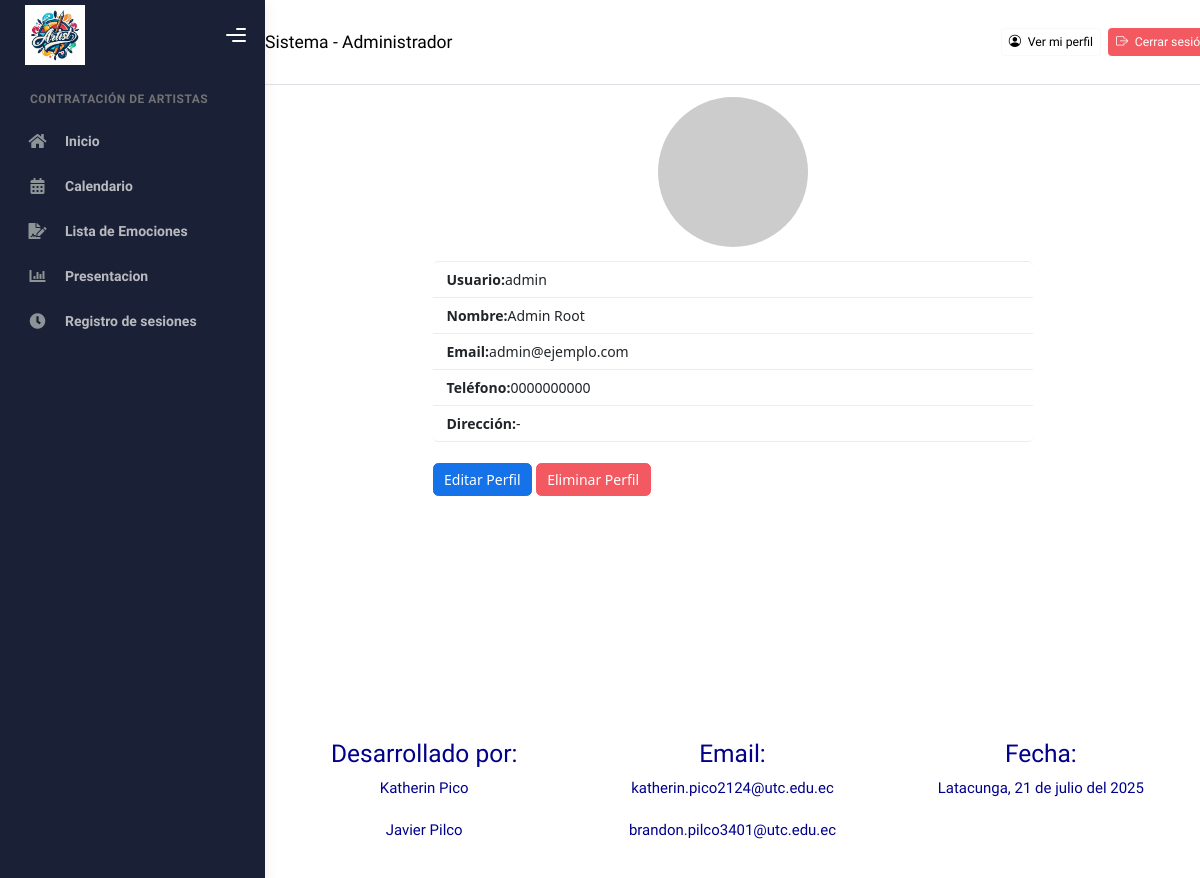
/perfil/ (signed in), run on an earlier commit of the app's database.
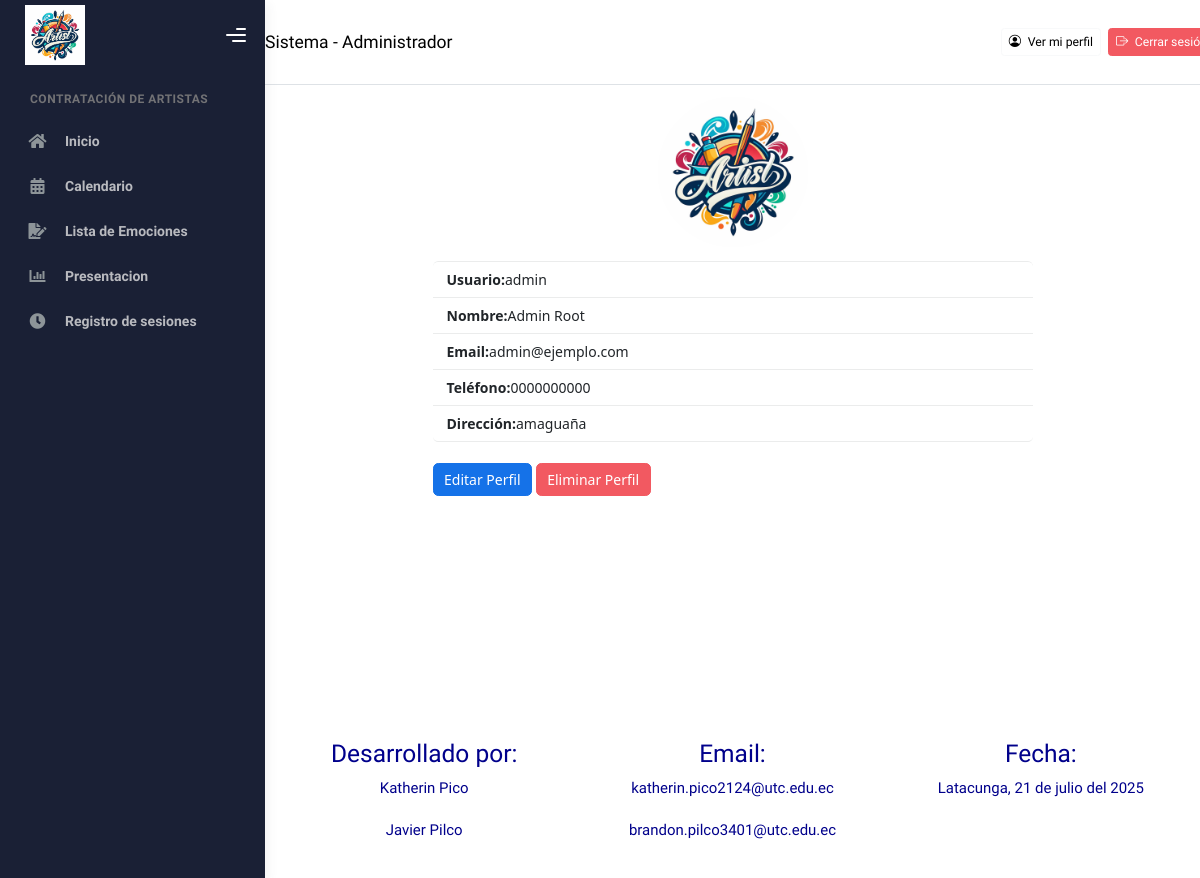
And on a later commit of the database.
### Aplicaciones/Sistema/models.py (models this page shows, shortened)
class Usuario(AbstractUser):
    telefono = models.CharField(max_length=10)
    direccion = models.TextField()
    rol = models.CharField(max_length=20, choices=ROL_CHOICES, default='Usuario')
    verificado = models.BooleanField(default=False)
    bloqueado = models.BooleanField(default=False)
    foto_perfil = models.ImageField(upload_to='usuarios/perfil/', null=True, blank=True)
    groups = models.ManyToManyField(
        Group,
        related_name='usuarios',
        blank=True,
        help_text='Grupos a los que pertenece el usuario.',
        verbose_name='grupos',
    )
    user_permissions = models.ManyToManyField(
        Permission,
        related_name='usuarios_permisos',
        blank=True,
        help_text='Permisos específicos para el usuario.',
        verbose_name='permisos de usuario',
    )

### Aplicaciones/Sistema/views.py (the view)
# urls.py: path('perfil/', views.ver_perfil, name='ver_perfil'),
def ver_perfil(request):
    usuario_id = request.session.get('usuario_id')
    if not usuario_id:
        return redirect('login')
    try:
        usuario = Usuario.objects.get(id=usuario_id)
    except Usuario.DoesNotExist:
        return redirect('login')
    plantilla = 'admin/perfiladmin.html' if usuario.rol == 'Administrador' else 'usuario/perfilusuario.html'
    return render(request, plantilla, {'usuario': usuario})

### Aplicaciones/Sistema/templates/admin/perfiladmin.html (shortened to what this page needs)
{% extends 'admin/plantilla.html' %}
{% load static %}
{% block contenido %}
<!DOCTYPE html>
<html lang="es">
<head>
    <link href="https://cdn.jsdelivr.net/npm/bootstrap@5.3.0/dist/css/bootstrap.min.css" rel="stylesheet" />
</head>
<body>
<div class="container mt-5" style="max-width: 600px;">
    <h2 class="mb-4">Perfil Administrador</h2>
    <div class="text-center mb-3">
        {% if usuario.foto_perfil %}
            <img src="{{ usuario.foto_perfil.url }}" alt="Foto de perfil" class="rounded-circle" width="150" height="150">
        {% else %}
            <img src="https://via.placeholder.com/150" alt="Foto de perfil" class="rounded-circle">
        {% endif %}
    </div>
    <ul class="list-group">
        <li class="list-group-item"><strong>Usuario:</strong> {{ usuario.username }}</li>
        <li class="list-group-item"><strong>Nombre:</strong> {{ usuario.first_name }} {{ usuario.last_name }}</li>
        <li class="list-group-item"><strong>Email:</strong> {{ usuario.email }}</li>
        <li class="list-group-item"><strong>Teléfono:</strong> {{ usuario.telefono }}</li>
        <li class="list-group-item"><strong>Dirección:</strong> {{ usuario.direccion }}</li>
    </ul>
    <div class="mt-4">
        <a href="{% url 'editar_perfil' %}" class="btn btn-primary">Editar Perfil</a>
        <a href="{% url 'eliminar_perfil' %}" class="btn btn-danger">Eliminar Perfil</a>
    </div>
</div>
</body>
</html>
{% endblock %}

### Aplicaciones/Sistema/templates/admin/plantilla.html (shortened to what this page needs)
{% load static %}
<!DOCTYPE html>
<html lang="es">
  <head>
    <link href="https://cdn.jsdelivr.net/npm/bootstrap@5.3.3/dist/css/bootstrap.min.css" rel="stylesheet">
    <link rel="stylesheet" href="https://cdn.datatables.net/1.13.6/css/jquery.dataTables.min.css">
    <link rel="stylesheet" href="https://cdn.datatables.net/buttons/2.4.2/css/buttons.dataTables.min.css">
    <link rel="stylesheet" href="https://cdnjs.cloudflare.com/ajax/libs/bootstrap-fileinput/5.5.4/css/fileinput.min.css" />
    <link rel="stylesheet" href="https://cdnjs.cloudflare.com/ajax/libs/bootstrap/5.3.3/css/bootstrap.min.css" />
    <link rel="stylesheet" href="https://cdnjs.cloudflare.com/ajax/libs/font-awesome/6.7.2/css/all.min.css" />
    <link href="https://cdn.jsdelivr.net/npm/bootstrap@5.3.3/dist/css/bootstrap.min.css" rel="stylesheet">
    <link rel="stylesheet" href="https://cdn.jsdelivr.net/npm/bootstrap-icons@1.10.5/font/bootstrap-icons.css">
    <link rel="stylesheet" href="{% static 'plantilla/kaiadmin/assets/css/bootstrap.min.css' %}" />
    <link rel="stylesheet" href="{% static 'plantilla/kaiadmin/assets/css/plugins.min.css' %}" />
    <link rel="stylesheet" href="{% static 'plantilla/kaiadmin/assets/css/kaiadmin.min.css' %}" />
    <link rel="stylesheet" href="{% static 'plantilla/kaiadmin/assets/css/demo.css' %}" />
  </head>
  <body>
    <div class="wrapper">
      <div class="sidebar" data-background-color="dark">
        <div class="sidebar-logo">
          <div class="logo-header" data-background-color="dark">
            <a href="" class="logo">
              <img
                src="{% static 'plantilla/kaiadmin/assets/img/kaiadmin/logo_light.png' %}"
                alt="navbar brand"
                class="navbar-brand"
                height="60"
              />
            </a>
            <div class="nav-toggle">
              <button class="btn btn-toggle toggle-sidebar">
                <i class="gg-menu-right"></i>
              </button>
            </div>
          </div>
        </div>
        <div class="sidebar-wrapper scrollbar scrollbar-inner">
        <div class="sidebar-content">
            <ul class="nav nav-secondary">
            <li class="nav-section">
                <h4 class="text-section">Contratación de artistas</h4>
            </li>
            <li class="nav-item">
                <a href="{% url 'panel_admin' %}">
                <i class="fas fa-home"></i>
                <p>Inicio</p>
                </a>
            </li>
            <li class="nav-item">
                <a href="">
                    <i class="fas fa-calendar-alt"></i>
                    <p>Calendario</p>
                </a>
            </li>
            <li class="nav-item">
                <a href="{% url 'listar_emociones' %}">
                <i class="fas fa-file-signature"></i>
                <p>Lista de Emociones</p>
                </a>
            </li>
            <li class="nav-item">
              <a href="">
                <i class="fas fa-chart-bar"></i>
                <p>Presentacion</p>
              </a>
            </li>
            <li class="nav-item">
              <a href="">
                  <i class="fas fa-clock"></i>
                  <p>Registro de sesiones</p>
              </a>
            </li>
            </ul>
        </div>
        </div>
      </div>
      <div class="main-panel">
        <div class="main-header">
          <nav
            class="navbar navbar-header navbar-header-transparent navbar-expand-lg border-bottom"
          >
            <div class="container-fluid">
              <nav
                class="navbar navbar-header-left navbar-expand-lg navbar-form nav-search p-0 d-none d-lg-flex"
              >
                  <a class="navbar-brand" href="#">Sistema - Administrador</a>
              </nav>
              <ul class="navbar-nav topbar-nav ms-md-auto align-items-center">
                <div class="container-fluid">
            <div class="collapse navbar-collapse" id="navbarCliente">
                <div class="d-flex align-items-center">
                <a href="{% url 'ver_perfil' %}" class="btn btn-light btn-sm me-2">
                    <i class="bi bi-person-circle me-1"></i> Ver mi perfil
                </a>
                <a href="{% url 'iniciar_sesion' %}" class="btn btn-danger btn-sm">
                    <i class="bi bi-box-arrow-right me-1"></i> Cerrar sesión
                </a>
                </div>
            </div>
            </div>
              </ul>
            </div>
          </nav>
        </div>
    {% block contenido %}
    {% endblock %}
        <footer>
          <div class="row" style="padding: 20px; color:darkblue; background-color:white;">
            <div class="col-md-4 ">
              <h3 class="text-center">Desarrollado por:</h3>
              <p class="text-center">Katherin Pico</p>
              <p class="text-center">Javier  Pilco</p>
            </div>
            <div class="col-md-4 ">
              <h3 class="text-center">Email:</h3>
              <p class="text-center">katherin.pico2124@utc.edu.ec</p>
              <p class="text-center">brandon.pilco3401@utc.edu.ec</p>
            </div>
            <div class="col-md-4 ">
              <h3 class="text-center">Fecha:</h3>
              <p class="text-center">Latacunga, 21 de julio del 2025</p>
            </div>
          </div>
        </footer>
  </body>
</html>

What changed in the data, as far as the page shows it:
changed Usuario "admin": foto_perfil: picture added; direccion "-" → "amaguaña"
